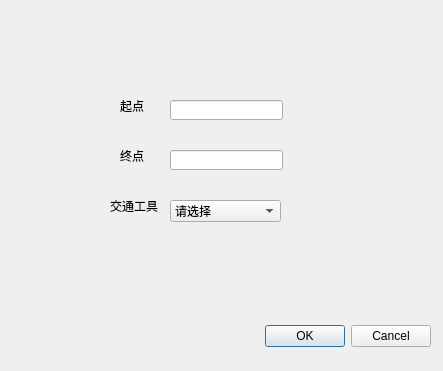
<?xml version="1.0" encoding="UTF-8"?>
<ui version="4.0">
 <class>mincost</class>
 <widget class="QDialog" name="mincost">
  <property name="geometry">
   <rect>
    <x>0</x>
    <y>0</y>
    <width>443</width>
    <height>371</height>
   </rect>
  </property>
  <property name="windowTitle">
   <string>Dialog</string>
  </property>
  <widget class="QDialogButtonBox" name="buttonBox">
   <property name="geometry">
    <rect>
     <x>90</x>
     <y>320</y>
     <width>341</width>
     <height>32</height>
    </rect>
   </property>
   <property name="orientation">
    <enum>Qt::Horizontal</enum>
   </property>
   <property name="standardButtons">
    <set>QDialogButtonBox::Cancel|QDialogButtonBox::Ok</set>
   </property>
  </widget>
  <widget class="QLabel" name="label">
   <property name="geometry">
    <rect>
     <x>120</x>
     <y>90</y>
     <width>41</width>
     <height>31</height>
    </rect>
   </property>
   <property name="text">
    <string>起点</string>
   </property>
  </widget>
  <widget class="QLineEdit" name="start">
   <property name="geometry">
    <rect>
     <x>170</x>
     <y>100</y>
     <width>113</width>
     <height>20</height>
    </rect>
   </property>
  </widget>
  <widget class="QLabel" name="label_2">
   <property name="geometry">
    <rect>
     <x>120</x>
     <y>150</y>
     <width>54</width>
     <height>12</height>
    </rect>
   </property>
   <property name="text">
    <string>终点</string>
   </property>
  </widget>
  <widget class="QLineEdit" name="end">
   <property name="geometry">
    <rect>
     <x>170</x>
     <y>150</y>
     <width>113</width>
     <height>20</height>
    </rect>
   </property>
  </widget>
  <widget class="QComboBox" name="method">
   <property name="geometry">
    <rect>
     <x>170</x>
     <y>200</y>
     <width>111</width>
     <height>22</height>
    </rect>
   </property>
   <item>
    <property name="text">
     <string>请选择</string>
    </property>
   </item>
   <item>
    <property name="text">
     <string>飞机</string>
    </property>
   </item>
   <item>
    <property name="text">
     <string>火车</string>
    </property>
   </item>
  </widget>
  <widget class="QLabel" name="label_3">
   <property name="geometry">
    <rect>
     <x>110</x>
     <y>200</y>
     <width>54</width>
     <height>12</height>
    </rect>
   </property>
   <property name="text">
    <string>交通工具</string>
   </property>
  </widget>
 </widget>
 <resources/>
 <connections>
  <connection>
   <sender>buttonBox</sender>
   <signal>accepted()</signal>
   <receiver>mincost</receiver>
   <slot>accept()</slot>
   <hints>
    <hint type="sourcelabel">
     <x>248</x>
     <y>254</y>
    </hint>
    <hint type="destinationlabel">
     <x>157</x>
     <y>274</y>
    </hint>
   </hints>
  </connection>
  <connection>
   <sender>buttonBox</sender>
   <signal>rejected()</signal>
   <receiver>mincost</receiver>
   <slot>reject()</slot>
   <hints>
    <hint type="sourcelabel">
     <x>316</x>
     <y>260</y>
    </hint>
    <hint type="destinationlabel">
     <x>286</x>
     <y>274</y>
    </hint>
   </hints>
  </connection>
 </connections>
</ui>
